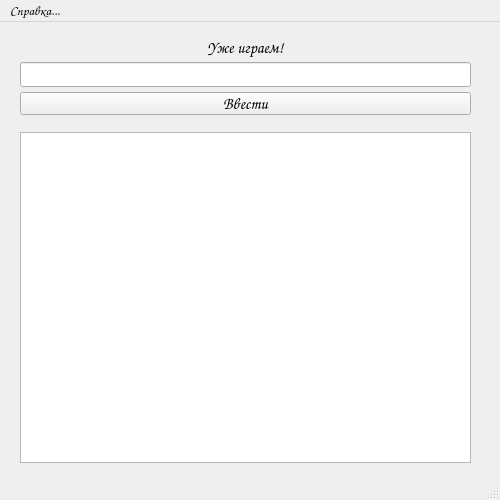
<?xml version="1.0" encoding="UTF-8"?>
<ui version="4.0">
 <class>MainWindow</class>
 <widget class="QMainWindow" name="MainWindow">
  <property name="geometry">
   <rect>
    <x>0</x>
    <y>0</y>
    <width>500</width>
    <height>500</height>
   </rect>
  </property>
  <property name="sizePolicy">
   <sizepolicy hsizetype="Fixed" vsizetype="Fixed">
    <horstretch>0</horstretch>
    <verstretch>0</verstretch>
   </sizepolicy>
  </property>
  <property name="minimumSize">
   <size>
    <width>500</width>
    <height>500</height>
   </size>
  </property>
  <property name="maximumSize">
   <size>
    <width>500</width>
    <height>500</height>
   </size>
  </property>
  <property name="font">
   <font>
    <family>Comic Sans MS</family>
    <pointsize>12</pointsize>
   </font>
  </property>
  <property name="windowTitle">
   <string>Игра в слова</string>
  </property>
  <property name="styleSheet">
   <string notr="true"/>
  </property>
  <widget class="QWidget" name="centralwidget">
   <widget class="QListWidget" name="gameview">
    <property name="geometry">
     <rect>
      <x>20</x>
      <y>110</y>
      <width>451</width>
      <height>331</height>
     </rect>
    </property>
    <property name="font">
     <font>
      <family>Comic Sans MS</family>
      <pointsize>14</pointsize>
     </font>
    </property>
    <property name="wordWrap">
     <bool>true</bool>
    </property>
    <property name="currentRow">
     <number>-1</number>
    </property>
   </widget>
   <widget class="QLineEdit" name="input">
    <property name="geometry">
     <rect>
      <x>20</x>
      <y>40</y>
      <width>451</width>
      <height>25</height>
     </rect>
    </property>
   </widget>
   <widget class="QPushButton" name="enter">
    <property name="geometry">
     <rect>
      <x>20</x>
      <y>70</y>
      <width>451</width>
      <height>23</height>
     </rect>
    </property>
    <property name="font">
     <font>
      <family>Comic Sans MS</family>
      <pointsize>12</pointsize>
      <weight>50</weight>
      <italic>false</italic>
      <bold>false</bold>
     </font>
    </property>
    <property name="cursor">
     <cursorShape>PointingHandCursor</cursorShape>
    </property>
    <property name="styleSheet">
     <string notr="true"/>
    </property>
    <property name="text">
     <string>Ввести</string>
    </property>
    <property name="shortcut">
     <string>Return</string>
    </property>
   </widget>
   <widget class="QLabel" name="label">
    <property name="geometry">
     <rect>
      <x>20</x>
      <y>15</y>
      <width>451</width>
      <height>21</height>
     </rect>
    </property>
    <property name="font">
     <font>
      <family>Comic Sans MS</family>
      <pointsize>12</pointsize>
     </font>
    </property>
    <property name="styleSheet">
     <string notr="true"/>
    </property>
    <property name="text">
     <string>Уже играем!</string>
    </property>
    <property name="alignment">
     <set>Qt::AlignCenter</set>
    </property>
   </widget>
  </widget>
  <widget class="QMenuBar" name="menubar">
   <property name="geometry">
    <rect>
     <x>0</x>
     <y>0</y>
     <width>500</width>
     <height>24</height>
    </rect>
   </property>
   <property name="font">
    <font>
     <family>Comic Sans MS</family>
     <pointsize>10</pointsize>
    </font>
   </property>
   <widget class="QMenu" name="additional">
    <property name="font">
     <font>
      <family>Comic Sans MS</family>
      <pointsize>10</pointsize>
     </font>
    </property>
    <property name="cursor">
     <cursorShape>PointingHandCursor</cursorShape>
    </property>
    <property name="title">
     <string>Справка...</string>
    </property>
    <addaction name="help"/>
    <addaction name="separator"/>
    <addaction name="stats"/>
   </widget>
   <addaction name="additional"/>
  </widget>
  <widget class="QStatusBar" name="statusbar"/>
  <action name="help">
   <property name="text">
    <string>Правила игры</string>
   </property>
   <property name="shortcut">
    <string>F1</string>
   </property>
  </action>
  <action name="stats">
   <property name="enabled">
    <bool>false</bool>
   </property>
   <property name="text">
    <string>Статистика</string>
   </property>
   <property name="shortcut">
    <string>F2</string>
   </property>
   <property name="visible">
    <bool>false</bool>
   </property>
  </action>
  <action name="relogin">
   <property name="text">
    <string>Войти в другой акк...</string>
   </property>
  </action>
  <action name="change_userpic">
   <property name="text">
    <string>Сменить аву</string>
   </property>
  </action>
  <action name="change_nickname">
   <property name="text">
    <string>Сменить ник</string>
   </property>
  </action>
  <action name="change_passwd">
   <property name="text">
    <string>Сменить пароль</string>
   </property>
  </action>
 </widget>
 <resources/>
 <connections/>
</ui>
